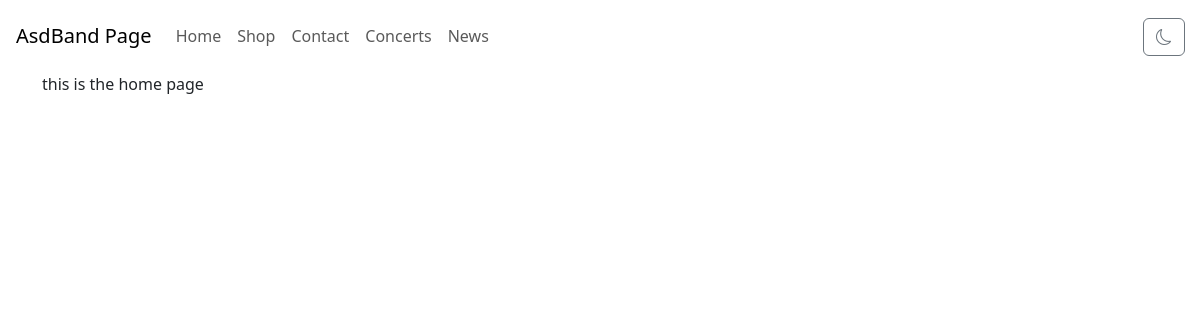
Before: / with the older database file.
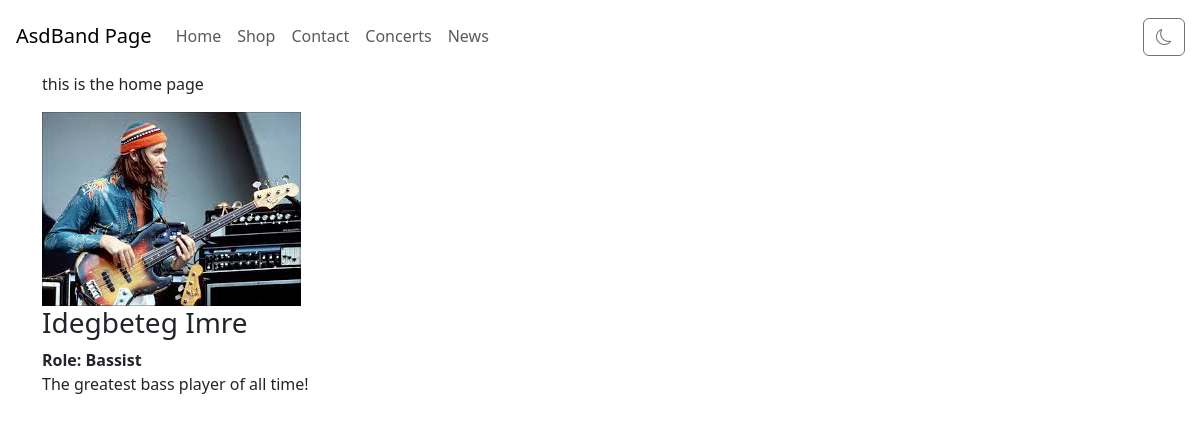
After: the same page with the newer database file.
### myapp/models.py (models this page shows)
class BandMember(models.Model):
    name = models.CharField(max_length=100)
    role = models.CharField(max_length=100)
    description = models.CharField(max_length=400)
    photo_url = models.CharField(max_length=300, default="")

### myapp/views.py (the view)
# urls.py: path("", views.home, name="home"),
def home(request):
    band_members = BandMember.objects.all()
    return render(request, "home.html", {"members": band_members})

### myapp/templates/home.html
{% extends "base.html" %} {% block title %} Home Page {% endblock %}
{% load static %}
{% block content %}
<p> this is the home page </p>
<div>
    {% for member in members %}
    <div>
        <img src ="{% static member.photo_url %}" alt="Member's Profile Picture">
        <h3>
        {{member.name}}
        </h3>
        <strong>Role: {{member.role}}</strong>
        <p>
            {{member.description}}
        </p>
    </div>
    {% endfor %}
</div>
{% endblock %}

### myapp/templates/base.html (shortened to what this page needs)
<!DOCTYPE html>
<html lang="en">
<head>
  <link href="https://cdn.jsdelivr.net/npm/bootstrap@5.3.0-alpha1/dist/css/bootstrap.min.css" rel="stylesheet" />
  <link href="https://cdnjs.cloudflare.com/ajax/libs/bootstrap-icons/1.11.3/font/bootstrap-icons.min.css"
    rel="stylesheet">
</head>
</head>
<body>
  <div style="width: 100vw; display: flex; flex-direction: row ; justify-content: space-between; align-items:flex-start; padding-right: 15px;">
    <nav style="width: 96vw;" class="navbar navbar-expand-lg  p-3">
      <a class="navbar-brand" href="#">AsdBand Page</a>
      <div class="collapse navbar-collapse" id="navbarNav">
        <ul class="navbar-nav">
          <li class="nav-item active">
            <a class="nav-link" href="/">Home</a>
          </li>
          <li class="nav-item">
            <a class="nav-link" href="/shop">Shop</a>
          </li>
          <li class="nav-item">
            <a class="nav-link" href="/contact">Contact</a>
          </li>
          <li class="nav-item">
            <a class="nav-link" href="/concerts">Concerts</a>
          </li>
          <li class="nav-item">
            <a class="nav-link" href="/news">News</a>
          </li>
        </ul>
      </div>
    </nav>
    <button style="margin-top: 18.3px;"  id="theme-toggle" class="btn btn-outline-secondary">
      <i id="theme-icon" class="bi bi-moon"></i>
    </button>
  </div>
  <div class="container">{% block content %} {% endblock %}</div>
</body>
</html>

Changed rows visible on the page:
added BandMember: photo_url (picture), name "Idegbeteg Imre", role "Bassist", description "The greatest bass player of all time!"
